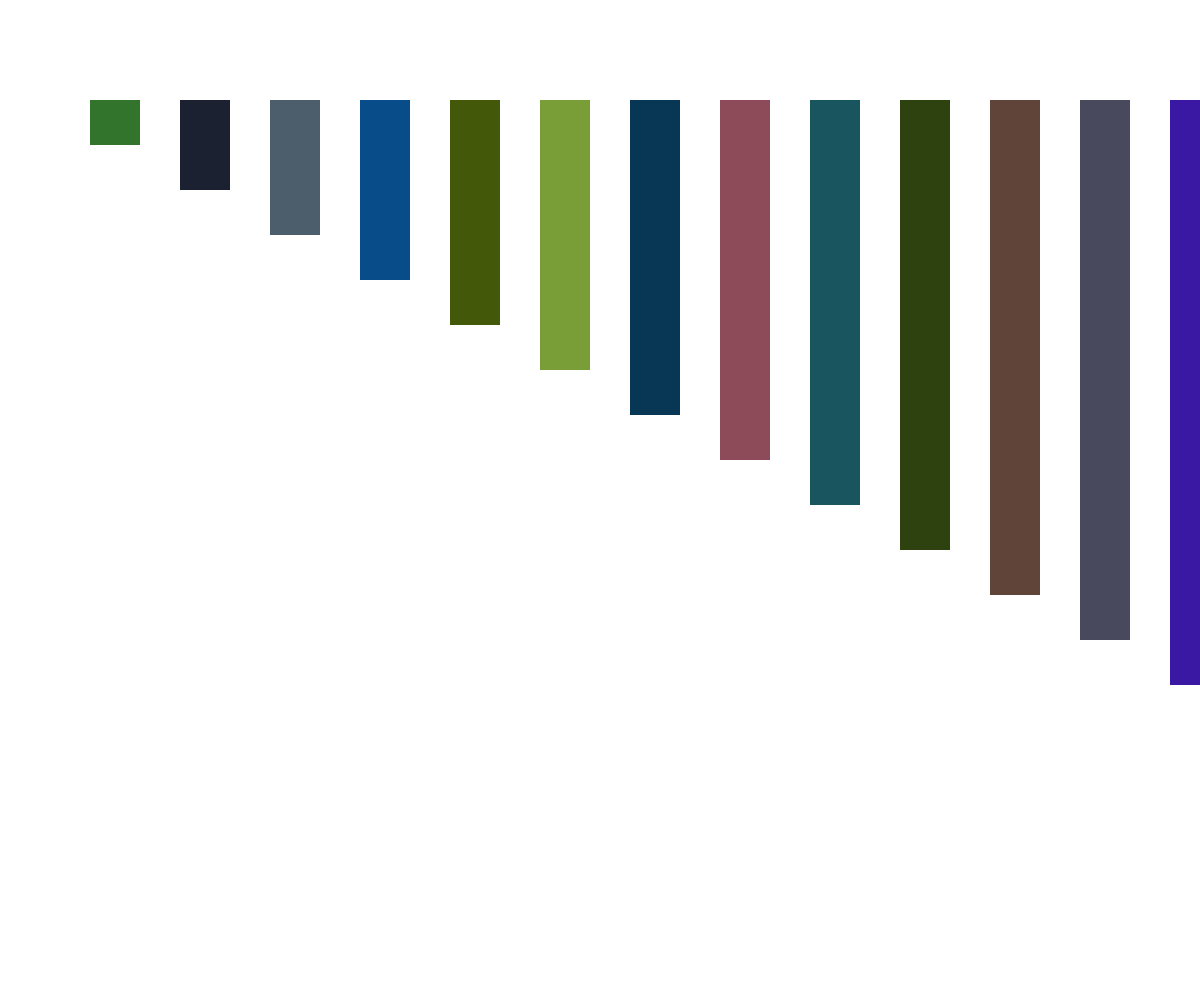
Frame 1 (no input)
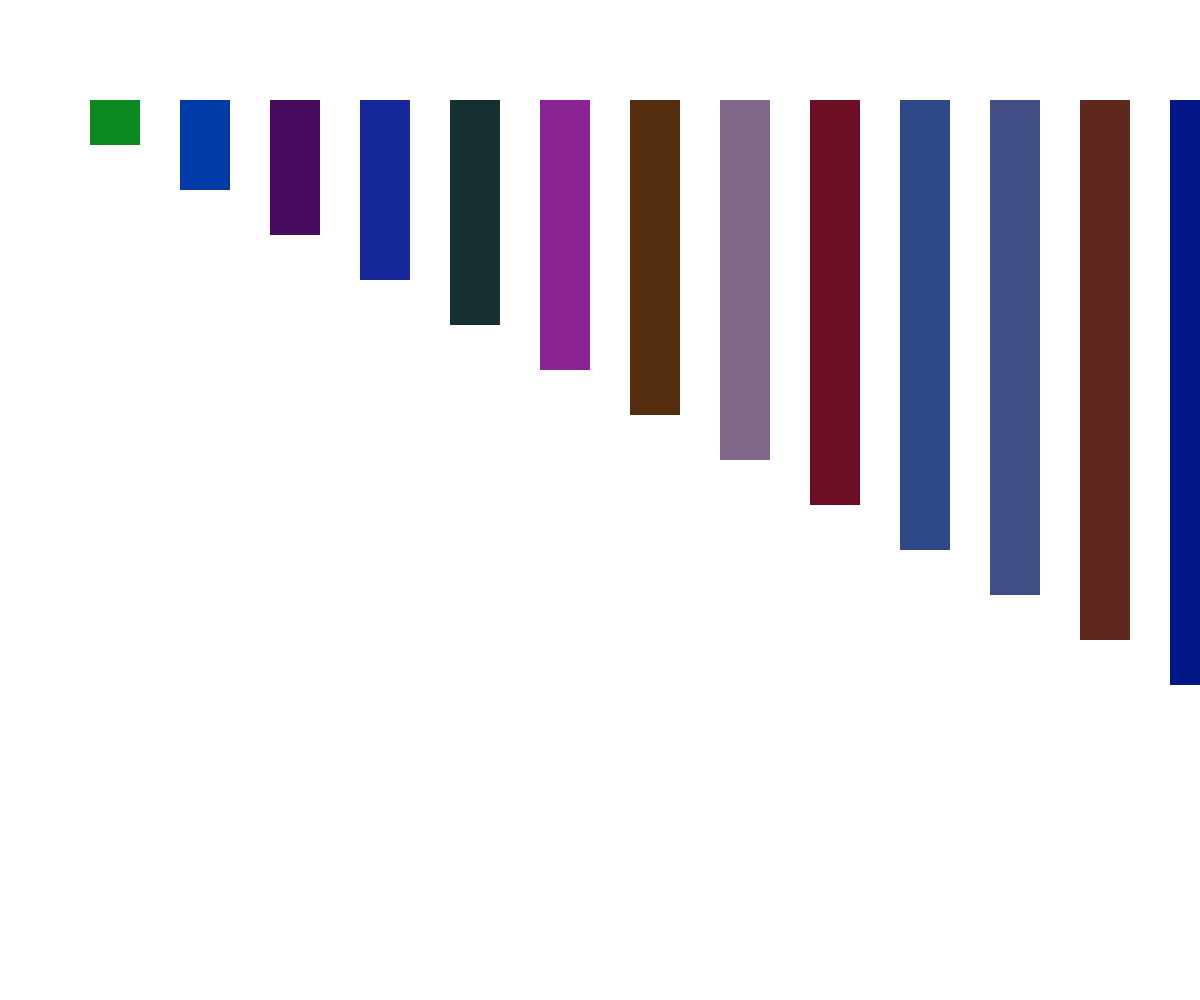
Frame 60 (no input)
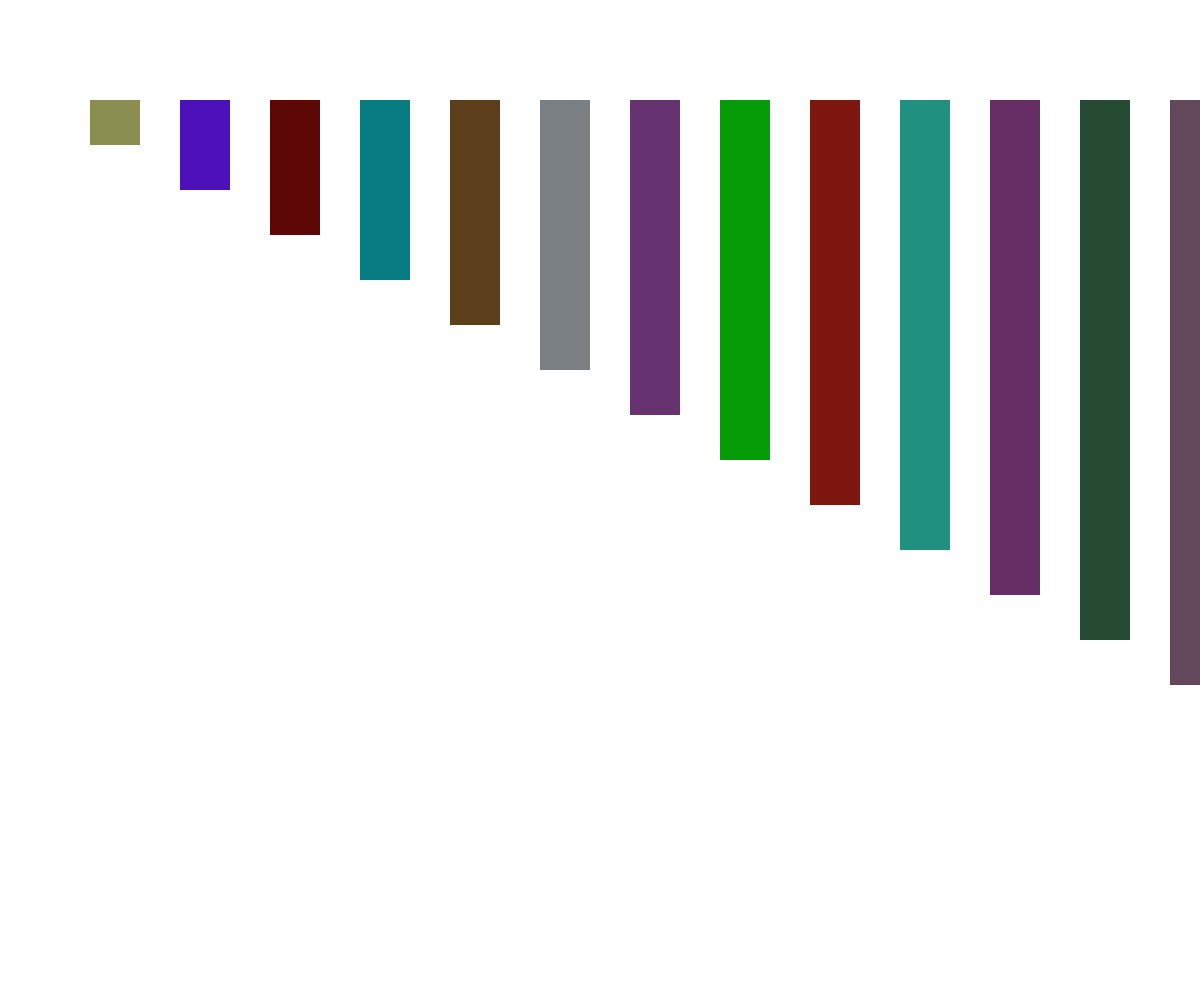
Frame 120 (the mouse pressed at the canvas centre since frame 60)

The p5.js sketch that drew these frames (run headless with seeded random() and noise() and a simulated clock; from frame 60 on, the mouse is pressed at the canvas centre):

// p5.js sketch
// ── sketch.js
/**
 * Rules based color palettes
 * 
 */
var h = 100;
var s = 100;
var b = 100;

//increase this number for more steps between colors
var rectStep = 45;
function setup() {
  createCanvas(windowWidth, windowHeight);

  
}

function draw() {
  background(255);
  //try uncommenting this line for HSB mode
 (HSB, 255,100,100);
  for(var x=0; x < width; x += rectStep){
    noStroke();
    fill(random(h+x % 75),random(s+x % 100),random(b+x % 100));
    rect(x * 2,h,h / 2,x);
  }
}

function keyPressed(){
  if(key === '1'){
    h = random(255);
  }
  else if(key === '2'){
    s = random(255);
  }
  else if(key === '3'){
    b = random(255);
  }
}
